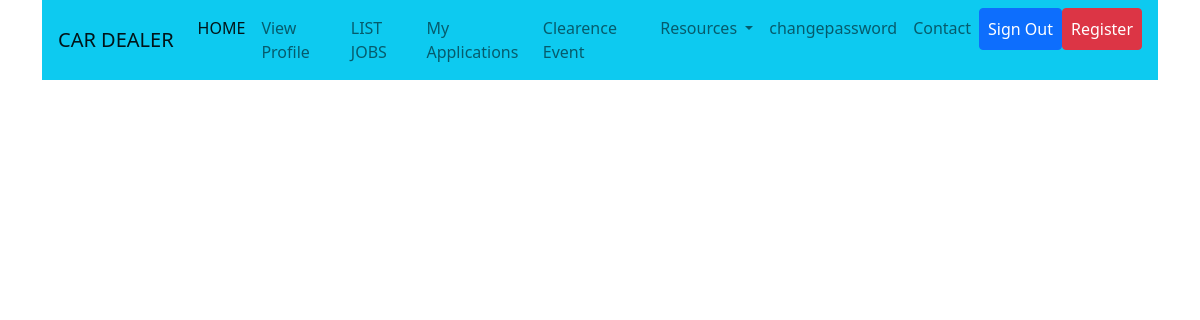
Page /candidate/applications/all (signed in) on the earlier database version.
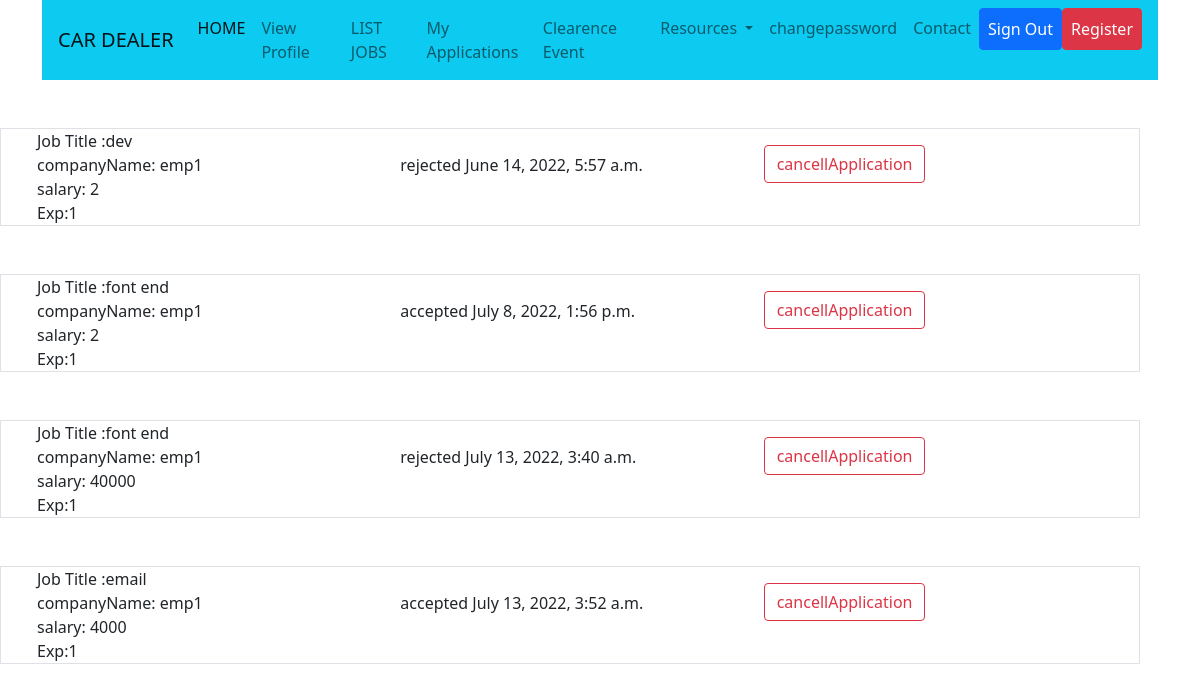
Same page on the later database version.
### employer/models.py (models this page shows, shortened)
class Application(models.Model):
    applicant=models.ForeignKey(User,on_delete=models.CASCADE,related_name="applicant")
    job=models.ForeignKey(Jobs,on_delete=models.CASCADE)
    options=(
        ("applied","applied"),
        ("accepted","accepted"),
        ("rejected","rejected"),
        ("pendind","pending"),
        ("cancelled","cancelled")
    )
    status=models.CharField(max_length=120,choices=options,default="applied")
    date=models.DateTimeField(auto_now_add=True)
    class Meta:
        unique_together=("applicant","job")

class Jobs(models.Model):
    job_title=models.CharField(max_length=150)
    company=models.ForeignKey(User,on_delete=models.CASCADE,related_name="company")
    location=models.CharField(max_length=120)
    salary=models.PositiveIntegerField(null=True)
    experience=models.PositiveIntegerField(default=0)
    created_date=models.DateField(auto_now_add=True)
    last_date=models.DateField(null=True)
    active_status=models.BooleanField(default=True)

class User(AbstractUser):
    options=(
        ("employer","employer"),
        ("candidate","candidate")
    )
    role=models.CharField(max_length=120,choices=options,default="candidate")
    phone=models.CharField(max_length=12,null=True)

### candidate/views.py (the view)
# urls.py: path("applications/all",views.ApplicationListView.as_view(),name="cand-application"),
@method_decorator(sign_required,name='dispatch')
class ApplicationListView(ListView):
    model = Application
    template_name = "cand-applications.html"
    context_object_name = "applications"
    def get_queryset(self):
        return Application.objects.filter(applicant=self.request.user).exclude(status="cancelled")

### candidate/templates/cand-applications.html
{%extends 'candbase.html'%}
{%block body_block%}
{%for application in applications%}
<div class=" container row border mb-3 mt-5">
    <div class="col-4">
        <div>Job Title :{{application.job.job_title}}</div>
        <div>
            companyName:  {{application.job.company}}
        </div>
        <div>
            salary:  {{application.job.salary}}
        </div>
        <div>
            Exp:{{application.job.experience}}
        </div>
    </div>
    <div class="col-4 mt-4">
          {{application.status}}
        {{application.date}}
    </div>
    <div class="col-4 mt-3">
         <a href="{%url 'cand-cancellappli' application.id%}" class="btn btn-outline-danger">
             cancellApplication
         </a>
    </div>
</div>
{%endfor%}
{%endblock%}

Differences in the rows shown:
added Application: job.job_title "dev", job.company "emp1", job.salary "2", job.experience "1", status "rejected", date "June 14, 2022, 5:57 a.m."
added Application: job.job_title "font end", job.company "emp1", job.salary "2", job.experience "1", status "accepted", date "July 8, 2022, 1:56 p.m."
added Application: job.job_title "font end", job.company "emp1", job.salary "40000", job.experience "1", status "rejected", date "July 13, 2022, 3:40 a.m."
added Application: job.job_title "email", job.company "emp1", job.salary "4000", job.experience "1", status "accepted", date "July 13, 2022, 3:52 a.m."
